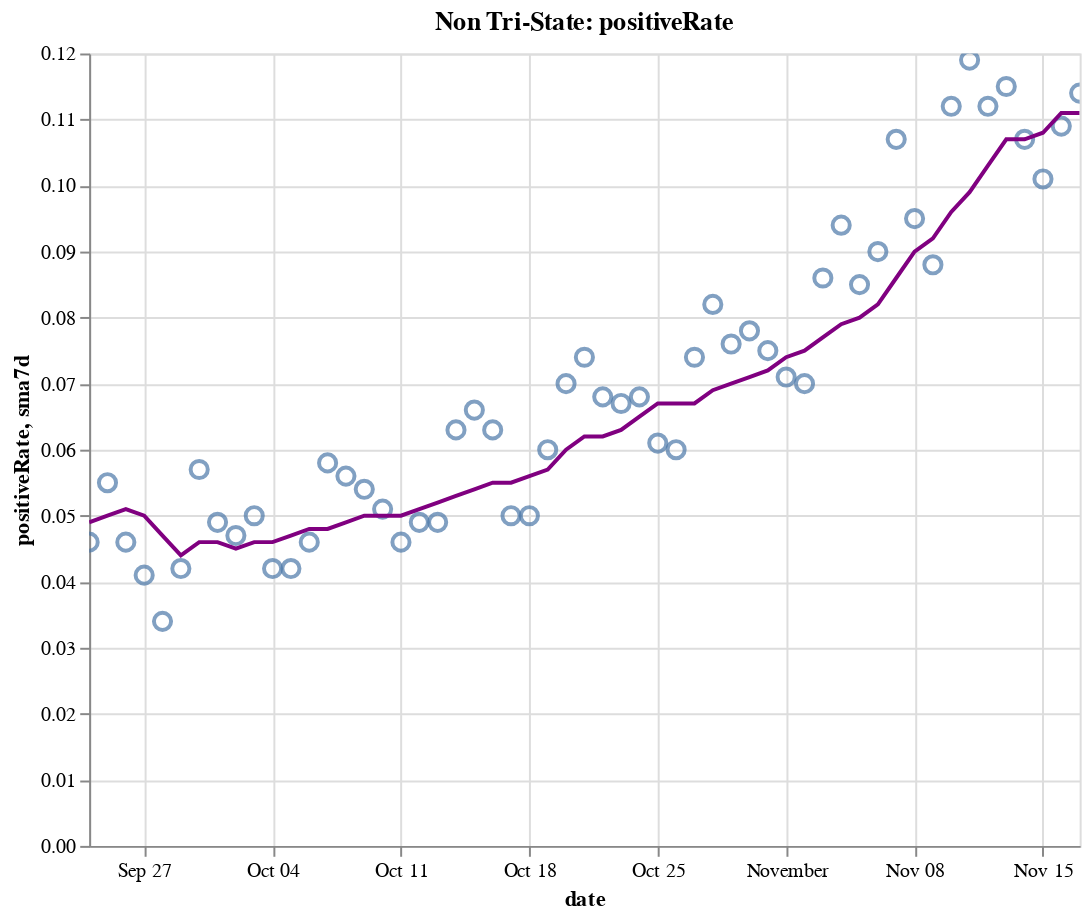

The cell this chart's notebook holds for it:
### Code cell
create_plot(non_tristate, 'positiveRate')

### Figure 1 — Vega-Lite specification as saved in the notebook (floating-point values rounded to 4 significant figures)
{"config": {"view": {"continuousWidth": 400, "continuousHeight": 300}}, "layer": [{"layer": [{"mark": {"type": "point", "size": 75}, "encoding": {"tooltip": [{"type": "temporal", "field": "date"}, {"type": "quantitative", "field": "positiveRate"}, {"type": "quantitative", "field": "sma7d"}], "x": {"type": "temporal", "field": "date"}, "y": {"type": "quantitative", "field": "positiveRate"}}, "selection": {"selector016": {"type": "interval", "bind": "scales", "encodings": ["x", "y"]}}}, {"mark": {"type": "line", "color": "purple"}, "encoding": {"x": {"type": "temporal", "field": "date"}, "y": {"type": "quantitative", "field": "sma7d"}}}]}, {"mark": {"type": "rule", "color": "#aaa"}, "encoding": {"x": {"type": "temporal", "field": "date"}}, "transform": [{"filter": {"selection": "selector015"}}]}, {"mark": "circle", "encoding": {"opacity": {"condition": {"value": 1, "selection": "selector015"}, "value": 0}, "tooltip": [{"type": "temporal", "field": "date"}, {"type": "quantitative", "field": "positiveRate"}, {"type": "quantitative", "field": "sma7d"}], "x": {"type": "temporal", "field": "date"}, "y": {"type": "quantitative", "field": "positiveRate"}}, "selection": {"selector015": {"type": "single", "encodings": ["x"], "on": "mouseover", "nearest": true, "empty": "none"}}}, {"mark": {"type": "text", "align": "left", "dx": 5, "dy": -5, "stroke": "white", "strokeWidth": 2}, "encoding": {"text": {"type": "quantitative", "field": "positiveRate"}, "tooltip": [{"type": "temporal", "field": "date"}, {"type": "quantitative", "field": "positiveRate"}, {"type": "quantitative", "field": "sma7d"}], "x": {"type": "temporal", "field": "date"}, "y": {"type": "quantitative", "field": "positiveRate"}}, "transform": [{"filter": {"selection": "selector015"}}]}, {"mark": {"type": "text", "align": "left", "dx": 5, "dy": -5}, "encoding": {"text": {"type": "quantitative", "field": "positiveRate"}, "tooltip": [{"type": "temporal", "field": "date"}, {"type": "quantitative", "field": "positiveRate"}, {"type": "quantitative", "field": "sma7d"}], "x": {"type": "temporal", "field": "date"}, "y": {"type": "quantitative", "field": "positiveRate"}}, "transform": [{"filter": {"selection": "selector015"}}]}], "data": {"name": "data-4fe4c5340f24ae199055a210c351b296"}, "height": 400, "title": "Non Tri-State: positiveRate", "width": 500, "$schema": "https://vega.github.io/schema/vega-lite/v4.8.1.json", "datasets": {"data-4fe4c5340f24ae199055a210c351b296": [{"date": "2020-09-24T00:00:00", "totalTestResultsIncrease": 900000.0, "positiveIncrease": 41700.0, "death": 148800.0, "deathIncrease": 908.0, "positiveRate": 0.046, "state": "Non Tri-State", "sma7d": 0.049}, {"date": "2020-09-25T00:00:00", "totalTestResultsIncrease": 977000.0, "positiveIncrease": 53430.0, "death": 149700.0, "deathIncrease": 829.0, "positiveRate": 0.055, "state": "Non Tri-State", "sma7d": 0.05}, {"date": "2020-09-26T00:00:00", "totalTestResultsIncrease": 989400.0, "positiveIncrease": 45830.0, "death": 150500.0, "deathIncrease": 859.0, "positiveRate": 0.046, "state": "Non Tri-State", "sma7d": 0.051}, {"date": "2020-09-27T00:00:00", "totalTestResultsIncrease": 820100.0, "positiveIncrease": 33490.0, "death": 150800.0, "deathIncrease": 295.0, "positiveRate": 0.041, "state": "Non Tri-State", "sma7d": 0.05}, {"date": "2020-09-28T00:00:00", "totalTestResultsIncrease": 1006000.0, "positiveIncrease": 34100.0, "death": 151100.0, "deathIncrease": 245.0, "positiveRate": 0.034, "state": "Non Tri-State", "sma7d": 0.047}, {"date": "2020-09-29T00:00:00", "totalTestResultsIncrease": 815000.0, "positiveIncrease": 34460.0, "death": 151800.0, "deathIncrease": 725.0, "positiveRate": 0.042, "state": "Non Tri-State", "sma7d": 0.044}, {"date": "2020-09-30T00:00:00", "totalTestResultsIncrease": 747700.0, "positiveIncrease": 42330.0, "death": 152800.0, "deathIncrease": 1040.0, "positiveRate": 0.057, "state": "Non Tri-State", "sma7d": 0.046}, {"date": "2020-10-01T00:00:00", "totalTestResultsIncrease": 878000.0, "positiveIncrease": 43300.0, "death": 153600.0, "deathIncrease": 832.0, "positiveRate": 0.049, "state": "Non Tri-State", "sma7d": 0.046}, {"date": "2020-10-02T00:00:00", "totalTestResultsIncrease": 991700.0, "positiveIncrease": 46250.0, "death": 154500.0, "deathIncrease": 822.0, "positiveRate": 0.047, "state": "Non Tri-State", "sma7d": 0.045}, {"date": "2020-10-03T00:00:00", "totalTestResultsIncrease": 964800.0, "positiveIncrease": 48320.0, "death": 155200.0, "deathIncrease": 729.0, "positiveRate": 0.05, "state": "Non Tri-State", "sma7d": 0.046}, {"date": "2020-10-04T00:00:00", "totalTestResultsIncrease": 857600.0, "positiveIncrease": 36390.0, "death": 155500.0, "deathIncrease": 348.0, "positiveRate": 0.042, "state": "Non Tri-State", "sma7d": 0.046}, {"date": "2020-10-05T00:00:00", "totalTestResultsIncrease": 839900.0, "positiveIncrease": 35580.0, "death": 155900.0, "deathIncrease": 312.0, "positiveRate": 0.042, "state": "Non Tri-State", "sma7d": 0.047}, {"date": "2020-10-06T00:00:00", "totalTestResultsIncrease": 792300.0, "positiveIncrease": 36420.0, "death": 156500.0, "deathIncrease": 612.0, "positiveRate": 0.046, "state": "Non Tri-State", "sma7d": 0.048}, {"date": "2020-10-07T00:00:00", "totalTestResultsIncrease": 834500.0, "positiveIncrease": 48410.0, "death": 157400.0, "deathIncrease": 901.0, "positiveRate": 0.058, "state": "Non Tri-State", "sma7d": 0.048}, {"date": "2020-10-08T00:00:00", "totalTestResultsIncrease": 915600.0, "positiveIncrease": 51600.0, "death": 158300.0, "deathIncrease": 963.0, "positiveRate": 0.056, "state": "Non Tri-State", "sma7d": 0.049}, {"date": "2020-10-09T00:00:00", "totalTestResultsIncrease": 1008000.0, "positiveIncrease": 53980.0, "death": 159200.0, "deathIncrease": 880.0, "positiveRate": 0.054, "state": "Non Tri-State", "sma7d": 0.05}, {"date": "2020-10-10T00:00:00", "totalTestResultsIncrease": 1078000.0, "positiveIncrease": 54920.0, "death": 159900.0, "deathIncrease": 650.0, "positiveRate": 0.051, "state": "Non Tri-State", "sma7d": 0.05}, {"date": "2020-10-11T00:00:00", "totalTestResultsIncrease": 964200.0, "positiveIncrease": 44800.0, "death": 160300.0, "deathIncrease": 458.0, "positiveRate": 0.046, "state": "Non Tri-State", "sma7d": 0.05}, {"date": "2020-10-12T00:00:00", "totalTestResultsIncrease": 815000.0, "positiveIncrease": 39930.0, "death": 160600.0, "deathIncrease": 271.0, "positiveRate": 0.049, "state": "Non Tri-State", "sma7d": 0.051}, {"date": "2020-10-13T00:00:00", "totalTestResultsIncrease": 927400.0, "positiveIncrease": 45450.0, "death": 161300.0, "deathIncrease": 671.0, "positiveRate": 0.049, "state": "Non Tri-State", "sma7d": 0.052}, {"date": "2020-10-14T00:00:00", "totalTestResultsIncrease": 857000.0, "positiveIncrease": 53910.0, "death": 162100.0, "deathIncrease": 791.0, "positiveRate": 0.063, "state": "Non Tri-State", "sma7d": 0.053}, {"date": "2020-10-15T00:00:00", "totalTestResultsIncrease": 919700.0, "positiveIncrease": 60250.0, "death": 163000.0, "deathIncrease": 929.0, "positiveRate": 0.066, "state": "Non Tri-State", "sma7d": 0.054}, {"date": "2020-10-16T00:00:00", "totalTestResultsIncrease": 1030000.0, "positiveIncrease": 64610.0, "death": 163800.0, "deathIncrease": 860.0, "positiveRate": 0.063, "state": "Non Tri-State", "sma7d": 0.055}, {"date": "2020-10-17T00:00:00", "totalTestResultsIncrease": 1101000.0, "positiveIncrease": 55020.0, "death": 164600.0, "deathIncrease": 769.0, "positiveRate": 0.05, "state": "Non Tri-State", "sma7d": 0.055}, {"date": "2020-10-18T00:00:00", "totalTestResultsIncrease": 924000.0, "positiveIncrease": 45950.0, "death": 165000.0, "deathIncrease": 379.0, "positiveRate": 0.05, "state": "Non Tri-State", "sma7d": 0.056}, {"date": "2020-10-19T00:00:00", "totalTestResultsIncrease": 898100.0, "positiveIncrease": 53520.0, "death": 165400.0, "deathIncrease": 426.0, "positiveRate": 0.06, "state": "Non Tri-State", "sma7d": 0.057}, {"date": "2020-10-20T00:00:00", "totalTestResultsIncrease": 825900.0, "positiveIncrease": 57710.0, "death": 166200.0, "deathIncrease": 801.0, "positiveRate": 0.07, "state": "Non Tri-State", "sma7d": 0.06}, {"date": "2020-10-21T00:00:00", "totalTestResultsIncrease": 770100.0, "positiveIncrease": 57200.0, "death": 167200.0, "deathIncrease": 991.0, "positiveRate": 0.074, "state": "Non Tri-State", "sma7d": 0.062}, {"date": "2020-10-22T00:00:00", "totalTestResultsIncrease": 1028000.0, "positiveIncrease": 69600.0, "death": 168300.0, "deathIncrease": 1108.0, "positiveRate": 0.068, "state": "Non Tri-State", "sma7d": 0.062}, {"date": "2020-10-23T00:00:00", "totalTestResultsIncrease": 1173000.0, "positiveIncrease": 78860.0, "death": 169200.0, "deathIncrease": 888.0, "positiveRate": 0.067, "state": "Non Tri-State", "sma7d": 0.063}, {"date": "2020-10-24T00:00:00", "totalTestResultsIncrease": 1162000.0, "positiveIncrease": 78760.0, "death": 170100.0, "deathIncrease": 869.0, "positiveRate": 0.068, "state": "Non Tri-State", "sma7d": 0.065}, {"date": "2020-10-25T00:00:00", "totalTestResultsIncrease": 1025000.0, "positiveIncrease": 62320.0, "death": 170400.0, "deathIncrease": 361.0, "positiveRate": 0.061, "state": "Non Tri-State", "sma7d": 0.067}, {"date": "2020-10-26T00:00:00", "totalTestResultsIncrease": 957700.0, "positiveIncrease": 57650.0, "death": 170800.0, "deathIncrease": 358.0, "positiveRate": 0.06, "state": "Non Tri-State", "sma7d": 0.067}, {"date": "2020-10-27T00:00:00", "totalTestResultsIncrease": 926400.0, "positiveIncrease": 68820.0, "death": 171700.0, "deathIncrease": 895.0, "positiveRate": 0.074, "state": "Non Tri-State", "sma7d": 0.067}, {"date": "2020-10-28T00:00:00", "totalTestResultsIncrease": 902800.0, "positiveIncrease": 74440.0, "death": 172700.0, "deathIncrease": 983.0, "positiveRate": 0.082, "state": "Non Tri-State", "sma7d": 0.069}, {"date": "2020-10-29T00:00:00", "totalTestResultsIncrease": 1085000.0, "positiveIncrease": 82610.0, "death": 173700.0, "deathIncrease": 1017.0, "positiveRate": 0.076, "state": "Non Tri-State", "sma7d": 0.07}, {"date": "2020-10-30T00:00:00", "totalTestResultsIncrease": 1182000.0, "positiveIncrease": 91710.0, "death": 174600.0, "deathIncrease": 907.0, "positiveRate": 0.078, "state": "Non Tri-State", "sma7d": 0.071}, {"date": "2020-10-31T00:00:00", "totalTestResultsIncrease": 1155000.0, "positiveIncrease": 87090.0, "death": 175500.0, "deathIncrease": 949.0, "positiveRate": 0.075, "state": "Non Tri-State", "sma7d": 0.072}, {"date": "2020-11-01T00:00:00", "totalTestResultsIncrease": 988900.0, "positiveIncrease": 70050.0, "death": 175900.0, "deathIncrease": 370.0, "positiveRate": 0.071, "state": "Non Tri-State", "sma7d": 0.074}, {"date": "2020-11-02T00:00:00", "totalTestResultsIncrease": 1089000.0, "positiveIncrease": 76590.0, "death": 176400.0, "deathIncrease": 448.0, "positiveRate": 0.07, "state": "Non Tri-State", "sma7d": 0.075}, {"date": "2020-11-03T00:00:00", "totalTestResultsIncrease": 953100.0, "positiveIncrease": 81920.0, "death": 177900.0, "deathIncrease": 1496.0, "positiveRate": 0.086, "state": "Non Tri-State", "sma7d": 0.077}, {"date": "2020-11-04T00:00:00", "totalTestResultsIncrease": 1037000.0, "positiveIncrease": 96990.0, "death": 178900.0, "deathIncrease": 1067.0, "positiveRate": 0.094, "state": "Non Tri-State", "sma7d": 0.079}, {"date": "2020-11-05T00:00:00", "totalTestResultsIncrease": 1296000.0, "positiveIncrease": 109500.0, "death": 180000.0, "deathIncrease": 1077.0, "positiveRate": 0.085, "state": "Non Tri-State", "sma7d": 0.08}, {"date": "2020-11-06T00:00:00", "totalTestResultsIncrease": 1326000.0, "positiveIncrease": 118800.0, "death": 181100.0, "deathIncrease": 1140.0, "positiveRate": 0.09, "state": "Non Tri-State", "sma7d": 0.082}, {"date": "2020-11-07T00:00:00", "totalTestResultsIncrease": 1142000.0, "positiveIncrease": 122400.0, "death": 182200.0, "deathIncrease": 1077.0, "positiveRate": 0.107, "state": "Non Tri-State", "sma7d": 0.086}, {"date": "2020-11-08T00:00:00", "totalTestResultsIncrease": 1112000.0, "positiveIncrease": 105400.0, "death": 182700.0, "deathIncrease": 464.0, "positiveRate": 0.095, "state": "Non Tri-State", "sma7d": 0.09}, {"date": "2020-11-09T00:00:00", "totalTestResultsIncrease": 1246000.0, "positiveIncrease": 110200.0, "death": 183200.0, "deathIncrease": 516.0, "positiveRate": 0.088, "state": "Non Tri-State", "sma7d": 0.092}, {"date": "2020-11-10T00:00:00", "totalTestResultsIncrease": 1083000.0, "positiveIncrease": 121700.0, "death": 184500.0, "deathIncrease": 1285.0, "positiveRate": 0.112, "state": "Non Tri-State", "sma7d": 0.096}, {"date": "2020-11-11T00:00:00", "totalTestResultsIncrease": 1137000.0, "positiveIncrease": 134800.0, "death": 186000.0, "deathIncrease": 1520.0, "positiveRate": 0.119, "state": "Non Tri-State", "sma7d": 0.099}, {"date": "2020-11-12T00:00:00", "totalTestResultsIncrease": 1264000.0, "positiveIncrease": 141100.0, "death": 187100.0, "deathIncrease": 1046.0, "positiveRate": 0.112, "state": "Non Tri-State", "sma7d": 0.103}, {"date": "2020-11-13T00:00:00", "totalTestResultsIncrease": 1392000.0, "positiveIncrease": 159800.0, "death": 188300.0, "deathIncrease": 1242.0, "positiveRate": 0.115, "state": "Non Tri-State", "sma7d": 0.107}, {"date": "2020-11-14T00:00:00", "totalTestResultsIncrease": 1451000.0, "positiveIncrease": 155100.0, "death": 189600.0, "deathIncrease": 1274.0, "positiveRate": 0.107, "state": "Non Tri-State", "sma7d": 0.107}, {"date": "2020-11-15T00:00:00", "totalTestResultsIncrease": 1357000.0, "positiveIncrease": 137400.0, "death": 190200.0, "deathIncrease": 632.0, "positiveRate": 0.101, "state": "Non Tri-State", "sma7d": 0.108}, {"date": "2020-11-16T00:00:00", "totalTestResultsIncrease": 1266000.0, "positiveIncrease": 138200.0, "death": 190700.0, "deathIncrease": 519.0, "positiveRate": 0.109, "state": "Non Tri-State", "sma7d": 0.111}, {"date": "2020-11-17T00:00:00", "totalTestResultsIncrease": 1275000.0, "positiveIncrease": 145000.0, "death": 192200.0, "deathIncrease": 1487.0, "positiveRate": 0.114, "state": "Non Tri-State", "sma7d": 0.111}]}}
